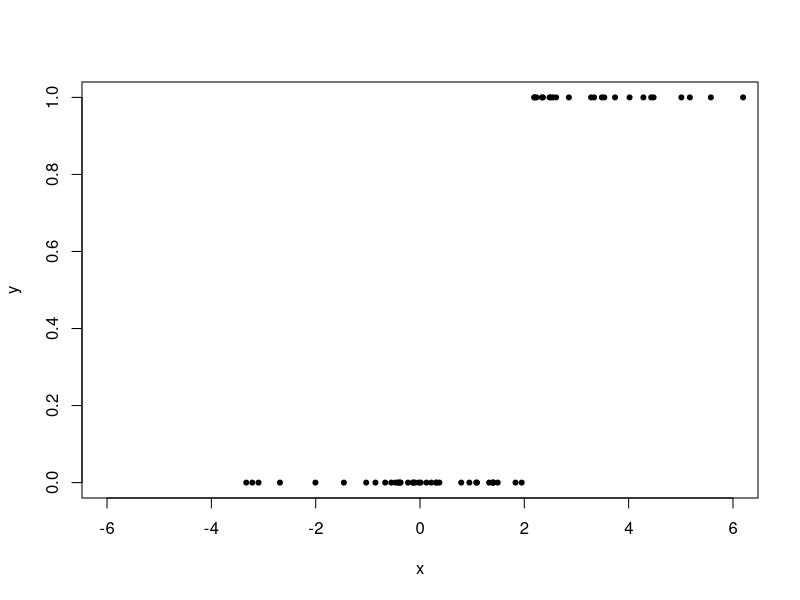

The R script that drew this image: (Note: this script raises an error after producing the figure.)
## Generating the variables

x <- rnorm(60, mean =1, sd = 2)
y <- ifelse(x<2,0,1)

## Fit the model

fit.0 <- glm (y ~ x, family=binomial(link="logit"))

## Plot

plot (x, y, xlab="x", ylab="y", xlim=c(-6,6), pch=20)
curve (invlogit (coef(fit.0)[1] + coef(fit.0)[2]*x), add=TRUE)
